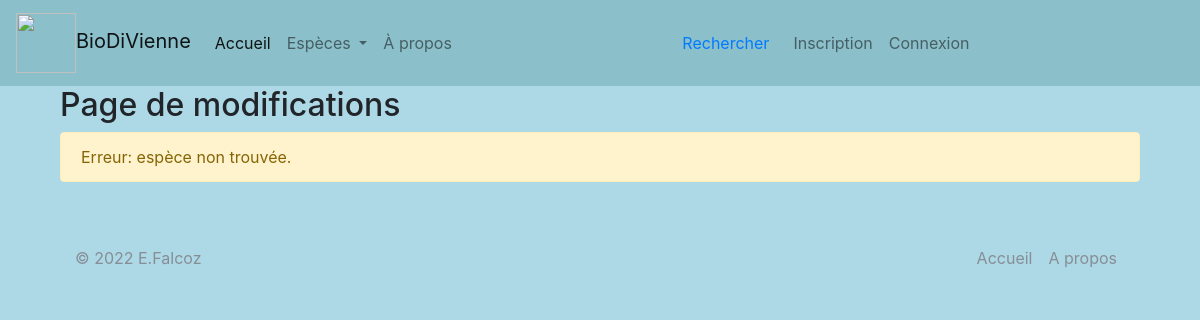
Page /modifier/11 on the earlier database version.
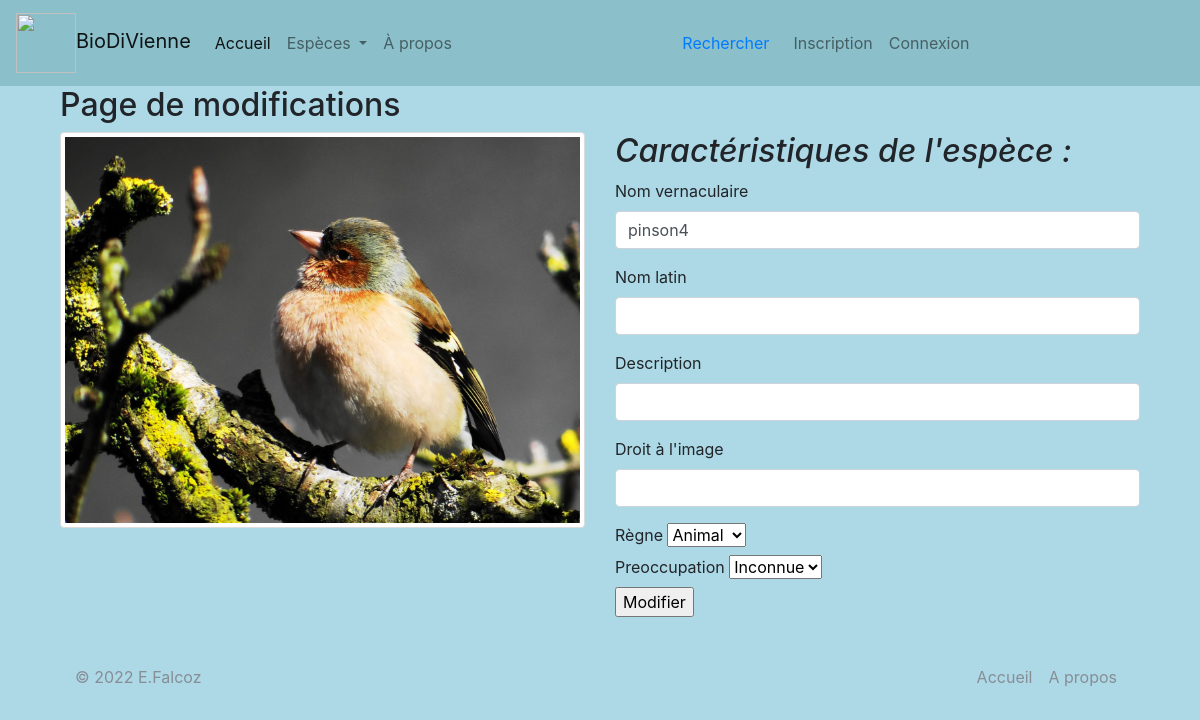
Same page on the later database version.
### app25OK.py (models this page shows)
class Espece(db.Model):
    espece_id = db.Column(db.Integer, unique=True, nullable=False, primary_key=True, autoincrement=True)
    espece_fichier = db.Column(db.Text, unique=True, nullable=False)
    espece_regne = db.Column(db.Text, nullable=False)
    espece_nom_vernaculaire = db.Column(db.Text)
    espece_nom_latin = db.Column(db.Text)
    espece_description = db.Column(db.Text)
    espece_preoccupation = db.Column(db.Text)
    espece_droit_image = db.Column(db.Text)
    authorships = db.relationship("Authorship", back_populates="espece")

### app25OK.py (the view)
@app.route("/modifier/<int:espece_id>")
def espece_modif(espece_id):
    unique_espece = Espece.query.get(espece_id)
    return render_template('pages/modifier.html', espece=unique_espece)

### templates/pages/modifier.html (shortened to what this page needs)
{% extends "conteneur3.html" %}
{% block corps %}
<!DOCTYPE html>
<html lang="en">
<head>
</head>
<body>
	<h2>Page de modifications</h2>
	{% if not espece %}
		<div class="alert alert-warning" role="alert">Erreur: espèce non trouvée.</div>
	{% else %}
	<div class="row align-items-start">
		<div class="col">
			<img src="/display/{{espece.espece_fichier}}" class="img-thumbnail img-responsive"/>
		</div>
		<div class="col">
			<h2><i>Caractéristiques de l'espèce :</i></h2>
	<form class="form" method="POST" action="/modifier_post" id="modif_post">
			<div class="mb-3">
                <label class="form-label">Nom vernaculaire</label>
                <input type="text" class="form-control" id="vernaculaire" name="vernaculaire" value="{{espece.espece_nom_vernaculaire}}">
              </div>
			<div class="mb-3">
                <label class="form-label">Nom latin</label>
                <input type="text" class="form-control" id="latin" name="latin">
              </div>
			<div class="mb-3">
                <label class="form-label">Description</label>
                <input type="text" class="form-control" id="description" name="description">
              </div>
			<div class="mb-3">
                <label class="form-label">Droit à l'image</label>
                <input type="text" class="form-control" id="droit_image" name="droit_image">
              </div>
			<label for="regne">Règne</label>
      <select name="regne" id="regne">
        <option value="animal">Animal</option>
      </select></br>
			<label for="preoc">Preoccupation</label>
      <select name="preoccupation" id="preoc">
		  <option value="LC">Inconnue</option>
      </select></br>
		<input type="submit" value="Modifier">
	</form>
		</div>
	</div>
{% endif %}
</body>
</html>
{% endblock %}

Differences in the rows shown:
added Espece: espece_fichier (picture), vernaculaire "pinson4"
Other differences:
form field regne: (not shown) → "Animal"
form field preoccupation: (not shown) → "Inconnue"
form field value: (not shown) → "Modifier"
text no longer shown: "Erreur: espèce non trouvée."
text now shown: "Caractéristiques de l'espèce : Nom vernaculaire Nom latin Description Droit à l'image Règne Preoccupation"
